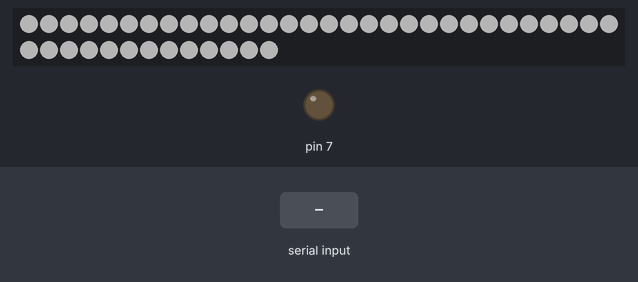
Simulated run of this sketch. Board: Arduino Uno, built with avr-gcc and run on an emulated ATmega328P. On the bench: 43 RGB LEDs in strip order, left to right, continuing on the next row, output pins drawn as LEDs (lit = HIGH). The inputs (shaded band) are chosen by the test bench. Dim RGB values are drawn brighter than linear; what the sketch prints to the serial monitor is not drawn.

Above: at 1.2 s.
1.3 s: "OFF\n" received over Serial
At 2.5 s:
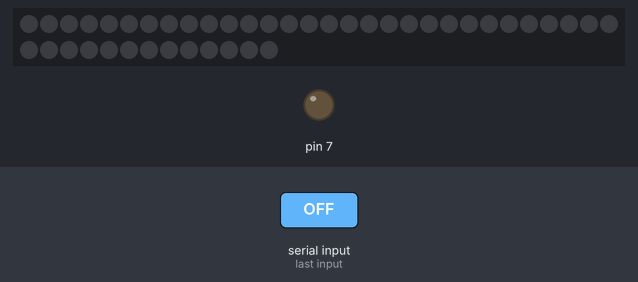
2.8 s: "ON\n" received over Serial
At 4.0 s:
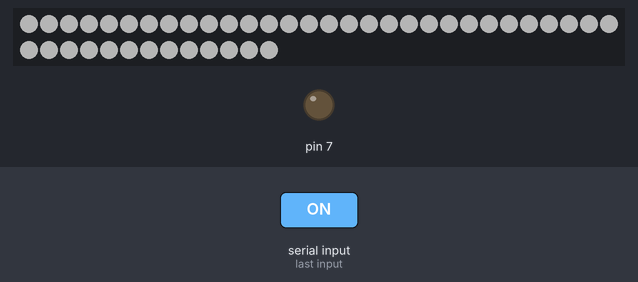
Timing chart, 0 to 5.8 s (numbered marks = the images above; inputs shaded):
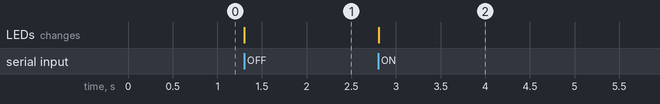

The sketch:

nano_l01_r1.ino
```cpp
/*
  ARDU L01 R1 — ordinary constant white light, single-ring hardware layer.

  Purpose:
  - validate ordinary RGB-white light on the proven D6 / 43-LED ring;
  - validate brightness control, ON/OFF, FastLED current limiting and UART;
  - clap detection is intentionally NOT included in R1;
  - full settings persistence is intentionally deferred to the integrated firmware.

  Hardware:
  - ring A: D6, 43 WS2812B;
  - ring B: D7 held LOW until the second ring is intentionally tested.

  Startup:
  - POWER=ON in this standalone R1 to validate the owner's cold-power-on behavior.
  - Distinguishing service Reset from a real 230 V power-on belongs to the
    integrated state machine and is not claimed by this isolated test sketch.
*/

#include <Arduino.h>

#define FASTLED_ALLOW_INTERRUPTS 1
#include <FastLED.h>

namespace ArduPins {
constexpr uint8_t RING_A = 6;
constexpr uint8_t RING_B = 7;
}

namespace ArduConfig {
constexpr unsigned long SERIAL_BAUD = 115200UL;
constexpr uint8_t FW_REV = 1;

constexpr uint16_t LED_COUNT = 43;
constexpr uint16_t MAX_MILLIAMPS = 500;

constexpr uint8_t DEFAULT_BRIGHTNESS = 64;
constexpr unsigned long SERIAL_RX_GUARD_MS = 5UL;
constexpr size_t RX_BUFFER_SIZE = 64;
}

struct ArduSettings {
  bool power = true;
  uint8_t brightness = ArduConfig::DEFAULT_BRIGHTNESS;
};

ArduSettings settings;
CRGB leds[ArduConfig::LED_COUNT];

char rxBuffer[ArduConfig::RX_BUFFER_SIZE];
size_t rxLength = 0;

unsigned long lastSerialRxMs = 0;
bool renderDirty = true;

bool serialRxGuardActive() {
  return (millis() - lastSerialRxMs) < ArduConfig::SERIAL_RX_GUARD_MS;
}

void renderLightNow() {
  if (!settings.power) {
    fill_solid(leds, ArduConfig::LED_COUNT, CRGB::Black);
  } else {
    fill_solid(leds, ArduConfig::LED_COUNT, CRGB::White);
  }

  FastLED.setBrightness(settings.brightness);
  FastLED.show();
  renderDirty = false;
}

void requestRender() {
  renderDirty = true;
}

void renderIfReady() {
  if (!renderDirty) return;
  if (serialRxGuardActive()) return;
  renderLightNow();
}

void printStatus() {
  Serial.print(F("STATUS FW=L01 REV="));
  Serial.print(ArduConfig::FW_REV);
  Serial.print(F(" MODE=L01 POWER="));
  Serial.print(settings.power ? F("ON") : F("OFF"));
  Serial.print(F(" BRIGHTNESS="));
  Serial.print(settings.brightness);
  Serial.print(F(" WHITE=RGB255,255,255"));
  Serial.print(F(" LIMIT_MA="));
  Serial.print(ArduConfig::MAX_MILLIAMPS);
  Serial.print(F(" STARTUP=ON_R1"));
  Serial.print(F(" PERSISTENCE=NO_R1"));
  Serial.print(F(" CLAP=NOT_IN_R1"));
  Serial.print(F(" FASTLED_IRQ=ON RX_GUARD_MS="));
  Serial.print(ArduConfig::SERIAL_RX_GUARD_MS);
  Serial.print(F(" LEDS="));
  Serial.print(ArduConfig::LED_COUNT);
  Serial.print(F(" UPTIME_MS="));
  Serial.println(millis());
}

bool parseByte(const char* text, uint8_t& value) {
  if (text == nullptr || *text == '\0') return false;

  char* end = nullptr;
  const long parsed = strtol(text, &end, 10);

  if (*end != '\0' || parsed < 0 || parsed > 255) {
    return false;
  }

  value = static_cast<uint8_t>(parsed);
  return true;
}

void handleCommand(char* command) {
  if (strcmp(command, "PING") == 0) {
    Serial.println(F("PONG"));
    return;
  }

  if (strcmp(command, "STATUS") == 0) {
    printStatus();
    return;
  }

  if (strcmp(command, "ON") == 0) {
    settings.power = true;
    requestRender();
    Serial.println(F("OK"));
    return;
  }

  if (strcmp(command, "OFF") == 0) {
    settings.power = false;
    renderLightNow();
    Serial.println(F("OK"));
    return;
  }

  if (strncmp(command, "BRIGHT ", 7) == 0) {
    uint8_t value = 0;
    if (!parseByte(command + 7, value)) {
      Serial.println(F("ERR BAD_BRIGHTNESS"));
      return;
    }

    settings.brightness = value;
    requestRender();
    Serial.println(F("OK"));
    return;
  }

  if (strcmp(command, "HELP") == 0) {
    Serial.println(F("CMDS PING STATUS ON OFF BRIGHT HELP"));
    Serial.println(F("FORMAT BRIGHT <0..255>"));
    return;
  }

  Serial.println(F("ERR UNKNOWN_COMMAND"));
}

void pollSerial() {
  while (Serial.available() > 0) {
    const char c = static_cast<char>(Serial.read());
    lastSerialRxMs = millis();

    if (c == '\r') continue;

    if (c == '\n') {
      if (rxLength > 0) {
        rxBuffer[rxLength] = '\0';
        handleCommand(rxBuffer);
        rxLength = 0;
      }
      continue;
    }

    if (rxLength < ArduConfig::RX_BUFFER_SIZE - 1) {
      rxBuffer[rxLength++] = c;
    } else {
      rxLength = 0;
      Serial.println(F("ERR LINE_TOO_LONG"));
    }
  }
}

void setup() {
  Serial.begin(ArduConfig::SERIAL_BAUD);

  pinMode(ArduPins::RING_B, OUTPUT);
  digitalWrite(ArduPins::RING_B, LOW);

  FastLED.addLeds<WS2812B, ArduPins::RING_A, GRB>(
      leds,
      ArduConfig::LED_COUNT
  );
  FastLED.setMaxPowerInVoltsAndMilliamps(
      5,
      ArduConfig::MAX_MILLIAMPS
  );
  FastLED.clear(true);

  Serial.println(F("ARDU NANO L01 R1 READY"));
  Serial.println(F("ORDINARY WHITE LIGHT; STARTUP ON; SINGLE-RING LIMIT 500MA"));
  printStatus();
}

void loop() {
  pollSerial();
  renderIfReady();
}
```

Measured:
- after the input at 1.3 s, the LEDs: change at once (image 1)
- after the input at 2.8 s, the LEDs: change at once (image 2)
